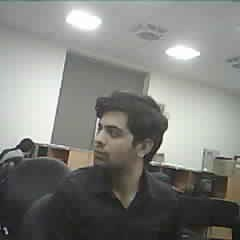
#> input picture Human_Detection_Dataset/Humans/human_pictures_1764582666471.jpg, 240 x 240 px; its folder holds only this picture in this run
$ python augment_humans_geometric.py
#> lines starting #> are read from the running program, lines starting #| are printed output that depends on the picture
#> (reads tools/edge_impulse/_test_human_names.json from the repository)
#> in main, im is the input picture: PIL image 240x240 RGB; mean R, G, B 127.5, 128, 124
#!/usr/bin/env python3
"""
Geometric-only augmentation of the human class to balance EI project 1000575.

WHY: the training set is imbalanced (~519 human vs ~926 nonhuman). Plain
duplication (inject_and_oversample.py) just gets deduplicated by Edge Impulse
and teaches memorization. This script instead creates genuinely different human
images using GEOMETRIC transforms only — NO color/brightness/contrast/hue
changes — so the RGB content is preserved exactly while the model still learns
pose/position invariance, and the new files survive EI's hash dedup.

Transforms (all border-free, composed randomly per output):
  - horizontal flip
  - small rotation (reflect-padded, then center-cropped — no black corners)
  - crop-zoom (random sub-crop resized back — gives zoom + translation)

Train/test leakage guard: human images that are in the EI *test* set are
excluded as augmentation sources (list in _test_human_names.json), so no
augmented variant of a test image ever lands in training.

Usage (PowerShell):
  $env:EI_API_KEY = "ei_..."
  python tools/edge_impulse/augment_humans_geometric.py --target-count 420
  python tools/edge_impulse/augment_humans_geometric.py --target-count 420 --no-upload
"""

from __future__ import annotations

import argparse
import json
import os
import random
import sys
import time
from pathlib import Path

import numpy as np
from PIL import Image

try:
    import requests
except ImportError:
    sys.exit("pip install requests")

REPO = Path(__file__).resolve().parents[2]
SRC_HUMANS = (
    REPO / "datasets" / "Human_Detection_Dataset"
    / "Human_Detection_Dataset_4" / "Human_Detection_Dataset" / "Humans"
)
OUT_DIR = REPO / "datasets" / "augmented_humans_geometric"
EXCLUDE_JSON = Path(__file__).resolve().parent / "_test_human_names.json"

PROJECT_ID = 1000575
INGESTION_URL = "https://ingestion.edgeimpulse.com"
SEED = 42


def hflip(im: Image.Image) -> Image.Image:
    return im.transpose(Image.FLIP_LEFT_RIGHT)


def rotate_reflect(im: Image.Image, angle: float) -> Image.Image:
    """Rotate without introducing black borders (reflect-pad -> rotate -> center crop)."""
#> called with angle = -5.4
    w, h = im.size
#> w = 240; h = 240
    pad = int(max(w, h) * 0.3)
#> pad = 72
    arr = np.asarray(im)
    arr = np.pad(arr, ((pad, pad), (pad, pad), (0, 0)), mode="reflect")
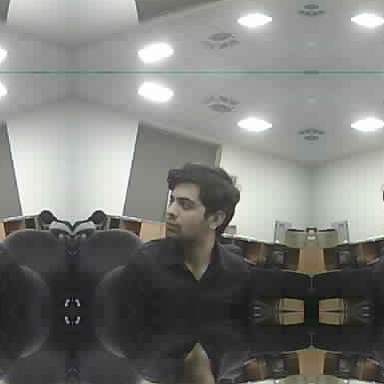
#> arr: shape (384, 384, 3); mean R, G, B 123.3, 123.9, 120.7
    pim = Image.fromarray(arr).rotate(angle, resample=Image.BICUBIC, expand=False)
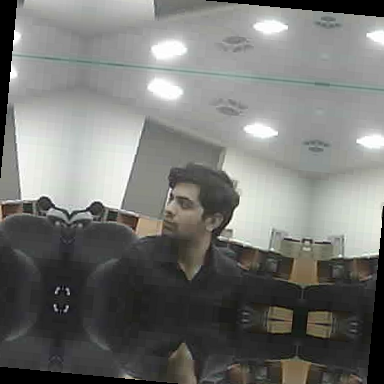
#> pim: PIL image 384x384 RGB; mean R, G, B 117.3, 117.8, 114.8
    W, H = pim.size
#> W = 384; H = 384
    left, top = (W - w) // 2, (H - h) // 2
#> left = 72; top = 72
    return pim.crop((left, top, left + w, top + h))
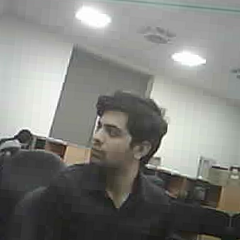
#> returned value: PIL image 240x240 RGB; mean R, G, B 127.4, 127.9, 123.9


def crop_zoom(im: Image.Image, scale_min: float, scale_max: float) -> Image.Image:
    """Random sub-crop resized back to original size (zoom-in + translation, no borders)."""
#> called with scale_min = 0.8, scale_max = 0.97
    w, h = im.size
#> w = 240; h = 240
    s = random.uniform(scale_min, scale_max)
    cw, ch = max(8, int(w * s)), max(8, int(h * s))
#> cw = 222; ch = 222
    x = random.randint(0, w - cw)
#> x = 17
    y = random.randint(0, h - ch)
#> y = 2
    return im.crop((x, y, x + cw, y + ch)).resize((w, h), Image.BICUBIC)
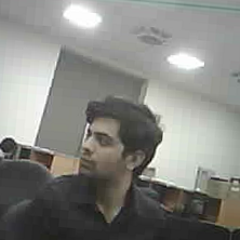
#> returned value: PIL image 240x240 RGB; mean R, G, B 133.5, 133.8, 129.3


def augment_once(im: Image.Image) -> Image.Image:
    """Apply a random non-empty composition of geometric ops (no color changes)."""
    out = im
    applied = False
    if random.random() < 0.5:
        out = hflip(out); applied = True
    if random.random() < 0.7:
        out = rotate_reflect(out, random.uniform(-12, 12)); applied = True
    if random.random() < 0.8:
        out = crop_zoom(out, 0.80, 0.97); applied = True
    if not applied:  # guarantee at least one transform
        out = crop_zoom(out, 0.80, 0.97)
    return out


def load_sources() -> list[Path]:
    exclude = set()
    if EXCLUDE_JSON.exists():
        exclude = {n.lower() for n in json.loads(EXCLUDE_JSON.read_text())}
    srcs = []
    for p in sorted(SRC_HUMANS.glob("*.jpg")):
        name = p.name.lower()
        if "esp32_injected_v" in name:      # skip exact-duplicate copies
            continue
        if p.stem.lower() in exclude:       # skip EI test-set humans (no leakage)
            continue
        srcs.append(p)
    return srcs


def upload(paths: list[Path], api_key: str) -> tuple[int, int]:
    url = f"{INGESTION_URL}/api/training/files"
    headers = {"x-api-key": api_key, "x-label": "human", "x-disallow-duplicates": "1"}
    ok = fail = 0
    BATCH = 40
    sess = requests.Session()
    for i in range(0, len(paths), BATCH):
        batch = paths[i : i + BATCH]
        files, fhs = [], []
        try:
            for p in batch:
                fh = open(p, "rb"); fhs.append(fh)
                files.append(("data", (p.name, fh, "image/jpeg")))
            r = sess.post(url, headers=headers, files=files, timeout=300)
            if r.status_code == 200:
                ok += len(batch)
            else:
                fail += len(batch)
                print(f"  [FAIL] {r.status_code}: {r.text[:300]}")
        finally:
            for fh in fhs:
                fh.close()
        print(f"  uploaded {ok}/{len(paths)}")
        time.sleep(0.3)
    return ok, fail


def main() -> None:
    ap = argparse.ArgumentParser()
    ap.add_argument("--target-count", type=int, default=420,
                    help="Number of augmented human images to generate")
    ap.add_argument("--no-upload", action="store_true", help="Generate only; don't upload")
    ap.add_argument("--api-key", default=os.environ.get("EI_API_KEY", ""))
    args = ap.parse_args()

    random.seed(SEED)
    if not SRC_HUMANS.is_dir():
        sys.exit(f"Source humans not found: {SRC_HUMANS}")

    sources = load_sources()
    print(f"Augmentation sources (training-only base humans): {len(sources)}")
    if not sources:
        sys.exit("No source images after exclusions.")

    OUT_DIR.mkdir(parents=True, exist_ok=True)
    for old in OUT_DIR.glob("*.jpg"):
        old.unlink()

    # Sample distinct sources for max diversity; cycle if target > pool.
    order = sources[:]
    random.shuffle(order)
    made: list[Path] = []
    for i in range(args.target_count):
        src = order[i % len(order)]
        im = Image.open(src).convert("RGB")
        aug = augment_once(im)
        out = OUT_DIR / f"aug_geom_{i:04d}_{src.stem}.jpg"
        aug.save(out, "JPEG", quality=92)
        made.append(out)
    print(f"Generated {len(made)} augmented human images -> {OUT_DIR}")

    if args.no_upload:
        print("--no-upload set; skipping upload.")
        return
    if not args.api_key:
        sys.exit("Set EI_API_KEY to upload (or pass --no-upload).")

    print("Uploading augmented humans to EI training set (label=human, dedup on)...")
    ok, fail = upload(made, args.api_key)
    print(f"\nDone. Uploaded {ok}, failed {fail}.")
    if fail:
        sys.exit(1)


if __name__ == "__main__":
    main()
